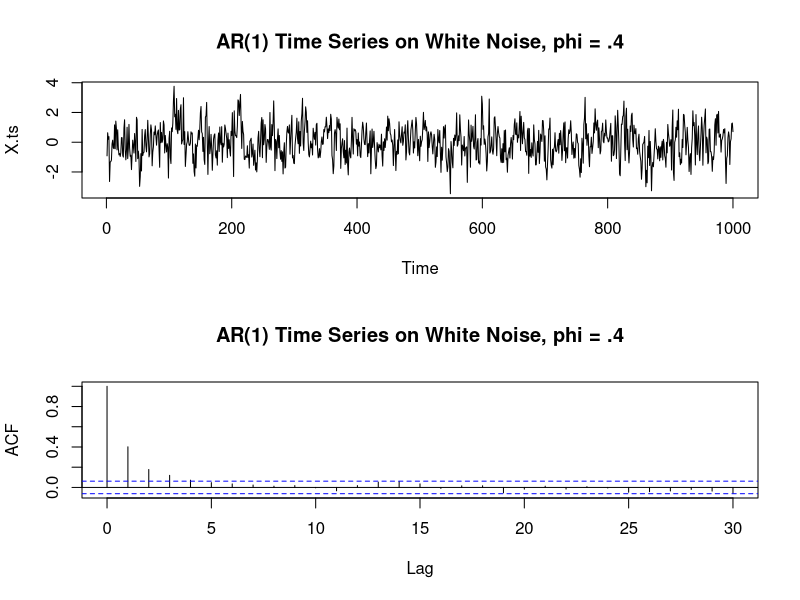

Write the R code that produced this figure.
set.seed(2016);
N <- 1000;
phi <- .4;
Z <- rnorm(N, 0, 1);
X <- NULL;
X[1] <- Z[1];

for (t in 2:N) {
  X[t] <- Z[t] + phi*X[t-1];
}

X.ts <- ts(X)
par(mfrow = c(2, 1))
plot(X.ts, main = "AR(1) Time Series on White Noise, phi = .4")
X.acf <- acf(X.ts, main="AR(1) Time Series on White Noise, phi = .4")



